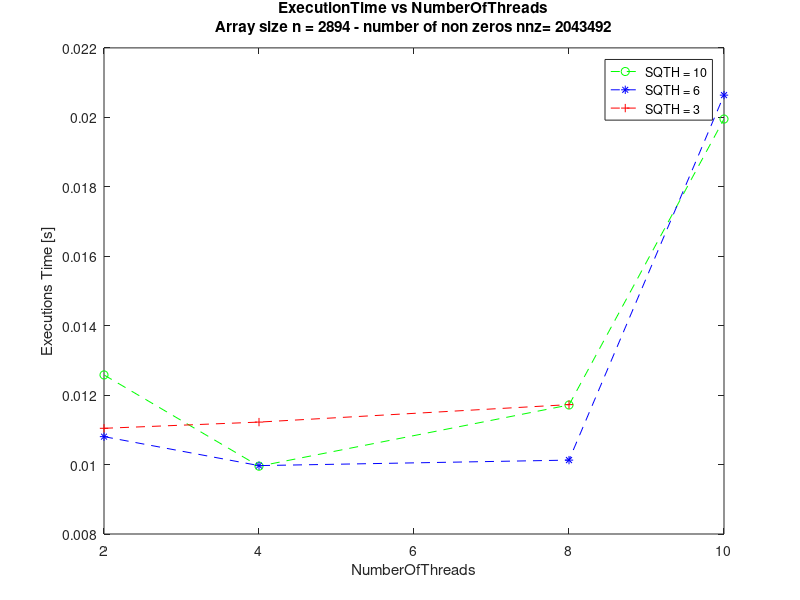
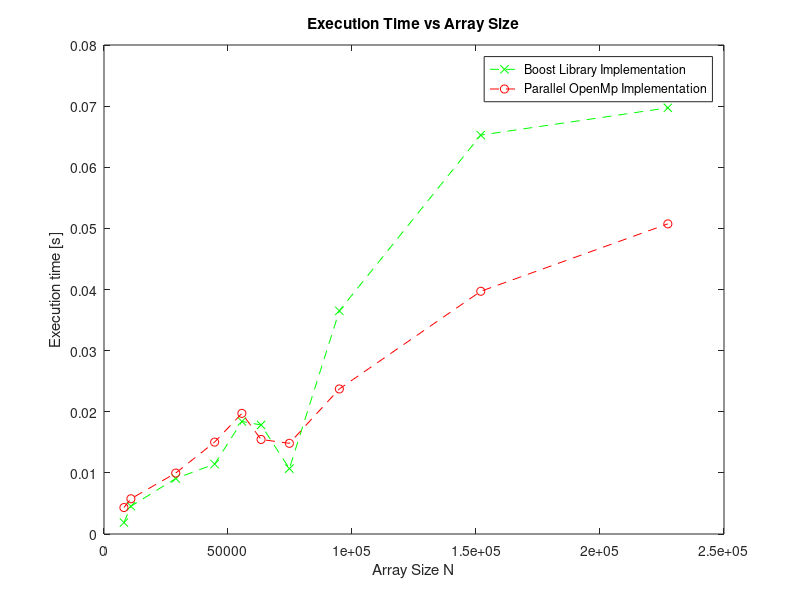
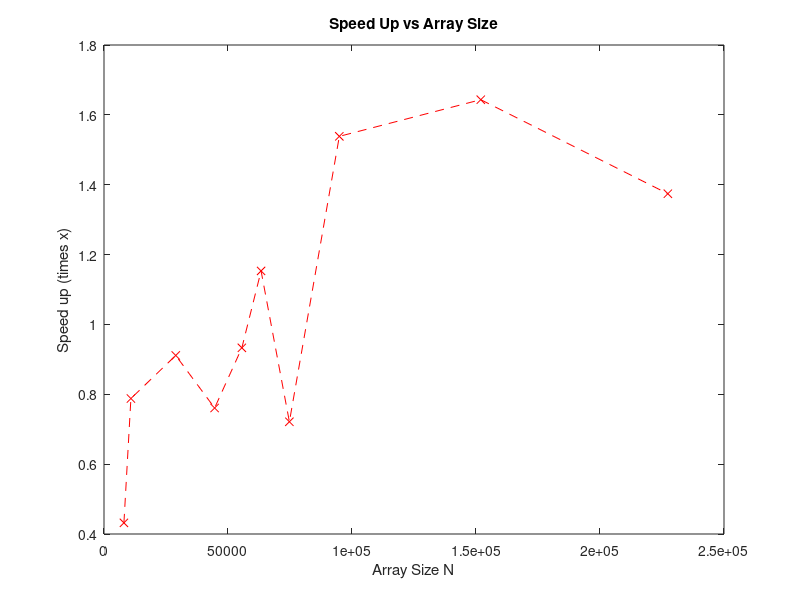

The MATLAB source for these figures, in order:
%% In this Script we visuallize the execution time vs the number of threads
%used from the collected sata.

clc
clear all
close all

%% Time vs NumberOfThreads

nt2_th_3 = [0.015309 ,0.012344,0.013564,0.011530,0.008659,0.009229,0.011297,0.010015,0.008263,0.010233];

nt2_th_6 = [0.010317 ,0.016258,0.010865,0.008854,0.008900,0.010793,0.009364,0.009516,0.011879,0.011293 ];

nt2_th_10 = [0.015169 ,0.008620 ,0.014262,0.013251,0.011788,0.008741 ,0.012155,0.021411,0.010077,0.010342  ];

nt4_th_3 = [0.010570 ,0.008098,0.013995,0.012667,0.009568,0.009101,0.011362,0.008366,0.015480,0.013023  ];

nt4_th_6 = [0.008741 ,0.011860,0.012593 ,0.010168 ,0.007782 ,0.011890 ,0.007969,0.009612 ,0.010687 ,0.008394 ];

nt4_th_10 = [0.008664 ,0.007968,0.009110 ,0.007934 ,0.011349,0.008640,0.008270,0.009178,0.011153 ,0.017623,0.009855,0.009691];

nt8_th_3 = [0.011301 ,0.013011 ,0.012766 ,0.011032 ,0.018119 ,0.007971 ,0.010352 ,0.009260];

nt8_th_6 = [0.013861 ,0.010076 ,0.013891 ,0.008599 ,0.009459 ,0.008596 ,0.008983 ,0.008374 ,0.009338 ,0.010105 ];

nt8_th_10 = [0.016777 ,0.009149 ,0.009139 ,0.008575 ,0.016686 ,0.009312 ,0.007920 ,0.009752 ,0.013368 ,0.010758 ,0.017431 ];

nt10_th_6 = [0.019136 ,0.019423 ,0.024296 ,0.019402 ,0.019387 ,0.021179 ,0.022821 ,0.021377 ,0.020292 ,0.019001 ,0.020718 ];

nt10_th_10 = [0.019896 ,0.013462 ,0.021124 ,0.021765 ,0.025361 ,0.021141 ,0.011837 ,0.023582 ,0.021391 ];




figure

n = [2 4 8 10];
th10 = [mean(nt2_th_10) mean(nt4_th_10) mean(nt8_th_10) mean(nt10_th_10)];
th6 = [mean(nt2_th_6) mean(nt4_th_6) mean(nt8_th_6) mean(nt10_th_6)];
th3 = [mean(nt2_th_3) mean(nt4_th_3) mean(nt8_th_3)];


plot(n,th10,'g--o');
title(['ExecutionTime vs NumberOfThreads' char(10) 'Array size n = 2894 - number of non zeros nnz= 2043492'])
xlabel('NumberOfThreads')
ylabel('Executions Time [s]')
hold on
plot(n,th6,'b--*');
plot([2,4,8],th3,'r--+');
legend('SQTH = 10','SQTH = 6','SQTH = 3')

%% Time vs N


sqe_big1 = [0.004517 ,0.004306 ,0.004446 ,0.004366,0.005070 ];

sqe_big2 = [0.001898 ,0.001778 ,0.001810 ,0.001900, 0.001830 ,0.001751 ,0.001737,0.002253 ];

sqe_large = [0.010807 ,0.008580 ,0.008492 ,0.009194, 0.009424 ,0.008572 ,0.008519 ];

sqe_large1 = [0.010469 ,0.011553 ,0.012496 ,0.011098 ,0.011581 ,0.011797 ,0.011066];

sqe_large4 = [0.011706 ,0.0111686 ,0.008416 ,0.0117660 ,0.010446  ];

sqe_large5 = [0.016583 ,0.017341 ,0.020135 ,0.020495 , 0.016514 ,0.016621 ,0.017178 ];

sqe_large6 = [0.018931 ,0.017884 ,0.018291 ,0.018718 ,0.018241 ];

sqe_extraLarge1 = [0.062907  ,0.059586 ,0.063179 ,0.0650737 ,0.068387,0.072446 ];

sqe_extraLarge2 = [0.031566 ,0.033035 ,0.030806 ,0.032586 ,0.032665 ,0.033147 ,0.061753 ];

sqe_extraLarge3 = [0.074194 ,0.067714 ,0.066744 ,0.066507  ,0.065948 ,0.077237  ];



seq_times = [mean(sqe_big2) mean(sqe_big1) mean(sqe_large) mean(sqe_large1) mean(sqe_large6) mean(sqe_large5) mean(sqe_large4) mean(sqe_extraLarge2) mean(sqe_extraLarge1) mean(sqe_extraLarge3)];



n = [8032 10848 28924 44609 55590 63336 74752 94893 151926 227362];

par_big1 = [0.004989 ,0.006505 ,0.007561 ,0.004827 ,0.005811 ,0.005844 ,0.005297 ,0.005346 ,0.005448 ,0.006009  ];

par_big2 = [0.005898 ,0.004604 ,0.004237 ,0.003785 ,0.002753 ,0.004695  ];

par_large = [0.008741 ,0.011860,0.012593 ,0.010168 ,0.007782 ,0.011890 ,0.007969,0.009612 ,0.010687 ,0.008394 ];

par_large1 = [0.013797 ,0.021974 ,0.009625 ,0.016427 ,0.012704 ,0.015619 0.020791 ,0.012221 ,0.013105,0.014075  ];

par_large4 = [0.013415 ,0.016732 ,0.016576 ,0.021774 ,0.019825 ,0.010813 ,0.010165 ,0.008858 ,0.013915 ,0.016267 ,  ];

par_large5 = [0.015103,0.015884 ,0.015422 ,0.015587 ,0.015693 ,0.016344 ,0.014455 ,0.015261   ];

par_large6 = [0.019429 ,0.019441,0.018270 ,0.018684 ,0.019193 ,0.017287 ,0.017398 ,0.029292 ,0.018622  ];

par_extraLarge1 = [0.037068 ,0.045851 ,0.036213 ,0.038013 ,0.041088 ,0.042531  ,0.039515 ,0.037578 ,0.039544  ];

par_extraLarge2 = [0.022590 ,0.020976 ,0.022055 ,0.022559 ,0.024747 ,0.024991 ,0.022859 ,0.026668 ,0.023176 ,0.026680  ];

par_extraLarge3 = [0.045852 ,0.050229 ,0.059195 ,0.051191 ,0.046769 ,0.051191 ];



par_times = [mean(par_big2) mean(par_big1) mean(par_large) mean(par_large1) mean(par_large6) mean(par_large5) mean(par_large4) mean(par_extraLarge2) mean(par_extraLarge1) mean(par_extraLarge3) ]
figure 
plot(n,seq_times,'g--x');
title('Execution Time vs Array Size')
xlabel('Array Size N')
ylabel('Execution time [s]');
hold on 
plot(n,par_times,'r--o');

legend('Boost Library Implementation','Parallel OpenMp Implementation')

%% Speed Up calculation

figure
spUp = seq_times./par_times ;

plot(n,spUp,'r--x')


title('Speed Up vs Array Size')
xlabel('Array Size N')
ylabel('Speed up (times x)')




